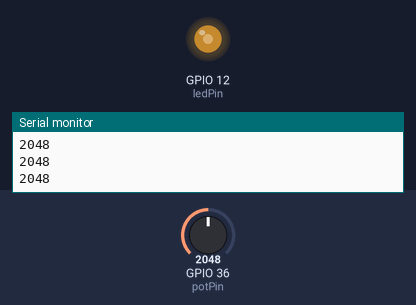
Simulated run of this sketch. Board: ESP32. On the bench: output pins drawn as LEDs (lit = HIGH), the last lines printed to the serial monitor. The test bench sets the inputs (shaded band); at power-on: GPIO 36 (potPin) = 2048.

Above: at 1.2 s.
1.3 s: GPIO 36 (potPin) set to 2866
At 2.5 s:
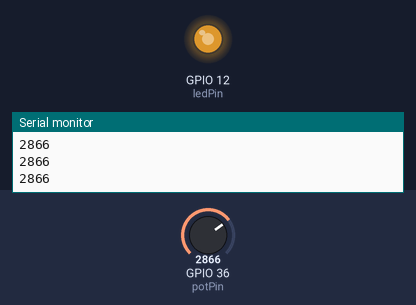
2.8 s: GPIO 36 (potPin) set to 3603
At 4.0 s:
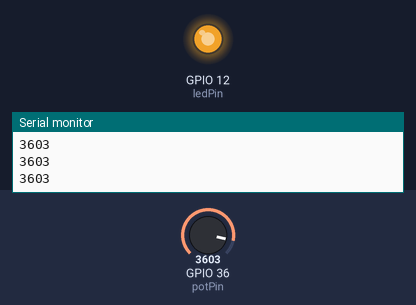
4.3 s: GPIO 36 (potPin) set to 491
At 5.2 s:
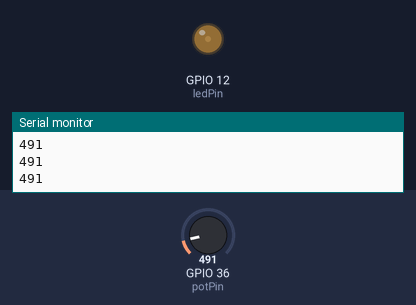
5.8 s: GPIO 36 (potPin) set to 0
At 6.4 s:
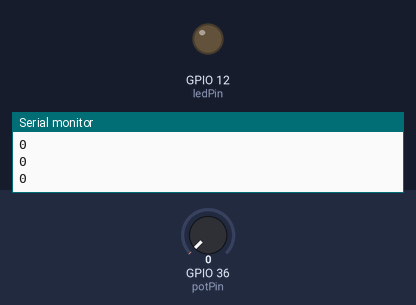
7.3 s: GPIO 36 (potPin) set to 2047
At 7.6 s:
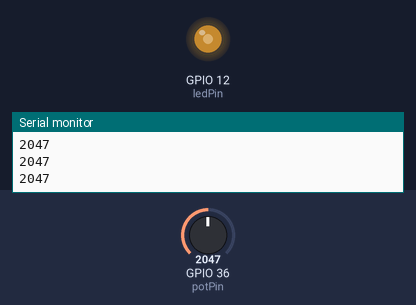
Timing chart, 0 to 9.8 s (numbered marks = the images above; inputs shaded):
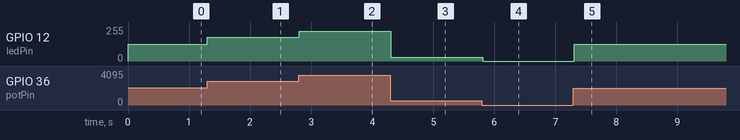

Measured:
- after the input at 1.3 s, GPIO 12 (ledPin): 127/255 → 178/255 at once
- after the input at 2.8 s, GPIO 12 (ledPin): 178/255 → 224/255 at once
- after the input at 4.3 s, GPIO 12 (ledPin): 224/255 → 30/255 at once
- after the input at 5.8 s, GPIO 12 (ledPin): 30/255 → 0/255 at once
- after the input at 7.3 s, GPIO 12 (ledPin): 0/255 → 127/255 at once

The sketch:

01-poten.ino
```cpp
const int potPin = 36;
const int ledPin = 12;

void setup()
{
    pinMode(ledPin, OUTPUT);
    Serial.begin(115200);
}

void loop()
{
    int potValue = analogRead(potPin);
    Serial.println(potValue);

    int brightness = map(potValue, 0, 4095, 0, 255);
    analogWrite(ledPin, brightness);
    delay(100);
}
```
